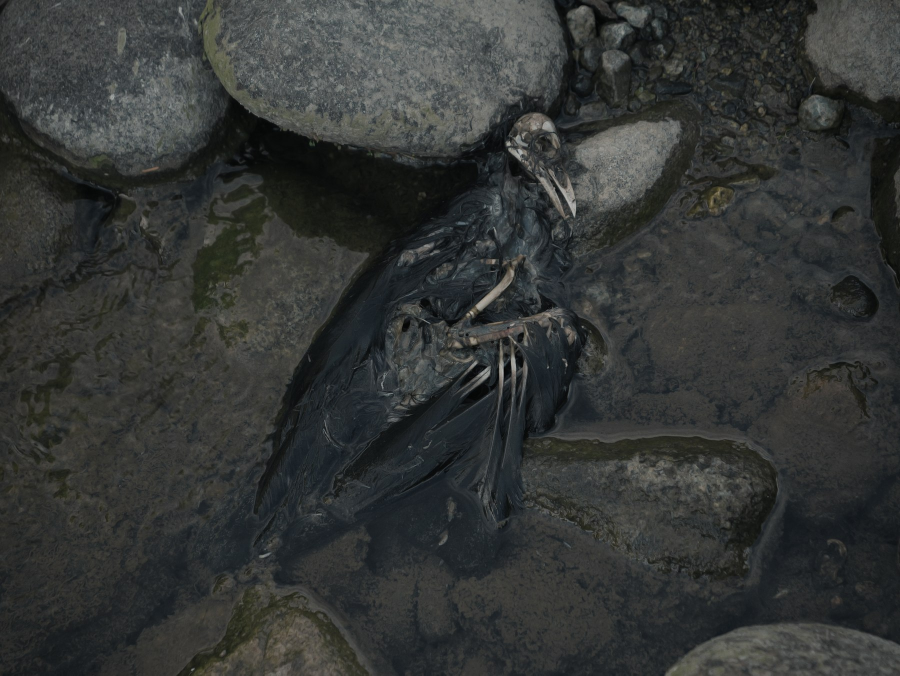
#> input picture Gallery/Animal/BIrd/p1085756-2.jpg, 1800 x 1351 px, found by its file name (shown at 1/2 size)
$ python build_gallery.py
#> lines starting #> are read from the running program, lines starting #| are printed output that depends on the picture; after the words box and inside, x2 and y2 are one past the last pixel; in counts of white or black regions, pixels touching at a corner belong together
# -*- coding: utf-8 -*-
"""
build_gallery.py — Build the Gallery section from the Google Drive source.

Source of truth:
  /Users/.../マイドライブ/Homepage/Gallery/<Category>/*.jpg|png|webp

Outputs (owned by this script — do not edit by hand):
  Gallery/<Category>/*.jpg          optimized web images (resized, re-encoded)
  Gallery/gallery.json              manifest (debug / inspection)
  gallery.html                      <!-- GALLERY:AUTO:BEGIN --> ... <!-- GALLERY:AUTO:END -->
                                    inlined so the page works via file:// too

Each sub-folder of the source Gallery/ becomes one category. Image files in
the folder become its photos, sorted by filename.

Japanese labels and display-name overrides live in tools/gallery-overrides.json:

    {
      "Animal":   { "name_jp": "動物" },
      "Portrait": { "name_jp": "肖像", "name": "Portraits" }
    }

Common category names have a default Japanese label (see DEFAULT_JP).

Usage:
  python tools/build_gallery.py
"""
import hashlib
import io
import json
import os
import re
import sys

from PIL import Image

REPO_DIR = os.path.dirname(os.path.dirname(os.path.abspath(__file__)))
# Drive source — the folder the user curates by hand.
# Env var takes precedence so GitHub Actions can point this at a temp dir
# populated by drive_sync.py.
DRIVE_DIR = os.environ.get(
    "GALLERY_DRIVE_DIR",
    "/Users/qphirosuke/Library/CloudStorage/GoogleDrive-hirosuke.asahi@star.rcast.u-tokyo.ac.jp/マイドライブ/Homepage/Gallery",
)
LOCAL_DIR = os.path.join(REPO_DIR, "Gallery")
MANIFEST_PATH = os.path.join(LOCAL_DIR, "gallery.json")
HTML_PATH = os.path.join(REPO_DIR, "gallery.html")
OVERRIDES_PATH = os.path.join(REPO_DIR, "tools", "gallery-overrides.json")
CACHE_PATH = os.path.join(os.path.dirname(os.path.abspath(__file__)), ".gallery_cache.json")

MAX_IMG_WIDTH = 1800
JPEG_QUALITY = 87

IMG_EXTS = {".jpg", ".jpeg", ".png", ".webp"}

MARK_BEGIN = "GALLERY:AUTO:BEGIN"
MARK_END = "GALLERY:AUTO:END"

# Default Japanese labels for common category names.
# Display order for categories (anything not listed falls through to
# alphabetical order at the end). Case-insensitive match on folder name.
# Both singular and plural variants are listed so renaming the Drive folder
# does not require code changes.
CATEGORY_ORDER = [
    "Life",
    "People",
    # Legacy singular/plural variants kept as safety nets.
    "Portrait", "Portraits",
    "Scenery",
    "Animal", "Animals",
]

DEFAULT_JP = {
    "Animal":       "動物",
    "Animals":      "動物",
    "Portrait":     "肖像",
    "Portraits":    "肖像",
    "People":       "人物",
    "Scenery":      "風景",
    "Landscape":    "風景",
    "Landscapes":   "風景",
    "Life":         "暮らし",
    "Street":       "ストリート",
    "Travel":       "旅",
    "Travels":      "旅",
    "Nature":       "自然",
    "Architecture": "建築",
    "Still Life":   "静物",
    "Night":        "夜景",
    "Macro":        "マクロ",
    "Flower":       "花",
    "Flowers":      "花",
    "City":         "都市",
    "Sea":          "海",
    "Mountain":     "山",
    "Mountains":    "山",
}


def read_text(path):
    with io.open(path, "r", encoding="utf-8") as f:
        return f.read()


def write_text(path, text):
    with io.open(path, "w", encoding="utf-8", newline="\n") as f:
        f.write(text)


def read_json(path):
    with io.open(path, "r", encoding="utf-8") as f:
        return json.load(f)


def write_json(path, obj):
    with io.open(path, "w", encoding="utf-8", newline="\n") as f:
        json.dump(obj, f, ensure_ascii=False, indent=2)
        f.write("\n")


def sha1_of(path):
    h = hashlib.sha1()
    with open(path, "rb") as f:
        for chunk in iter(lambda: f.read(1 << 20), b""):
            h.update(chunk)
    return h.hexdigest()


def slugify(name):
    base = os.path.splitext(name)[0]
    slug = re.sub(r"[^A-Za-z0-9]+", "-", base).strip("-").lower()
    if not slug:
        slug = hashlib.sha1(name.encode("utf-8")).hexdigest()[:8]
    return slug


def load_cache():
    if os.path.exists(CACHE_PATH):
        try:
            return read_json(CACHE_PATH)
        except Exception:
            pass
    return {}


def trim_white_border(im, threshold=245, min_crop_px=4):
    """Crop near-white uniform borders if the image has them.
    Only crops if at least `min_crop_px` would be removed from any side,
    so photos that happen to be bright-edged aren't aggressively cut.
    `threshold` (0–255): any pixel with luminance >= threshold counts as
    'white border'. Lower → more aggressive, higher → safer."""
    gray = im.convert("L")
    # Pixels below threshold are content (white, 255); white border → 0
    mask = gray.point(lambda p: 255 if p < threshold else 0)
    bbox = mask.getbbox()
    if not bbox:
        return im  # pure-white image → leave alone
    x0, y0, x1, y1 = bbox
    w, h = im.size
    # Must crop a meaningful amount, otherwise leave as-is
    if (x0 < min_crop_px and y0 < min_crop_px
            and (w - x1) < min_crop_px and (h - y1) < min_crop_px):
        return im
    return im.crop(bbox)


def _dominant_hex(im):
    """Return a short 'avg-color' hex string. Simple arithmetic mean of
    a 48×48 thumbnail — fast, decent enough as a tonal signature for
    sorting photos into color-coherent rows."""
    tiny = im.resize((48, 48)).convert("RGB")
    pixels = list(tiny.getdata())
    n = max(1, len(pixels))
    r = sum(p[0] for p in pixels) // n
    g = sum(p[1] for p in pixels) // n
    b = sum(p[2] for p in pixels) // n
    return "#%02x%02x%02x" % (r, g, b)


def build_image(src, out_dir, slug, cache):
    """Convert one source image into an optimized web JPEG.
    Returns (out_name, width, height, color_hex) or None on failure."""
    key = src
    digest = sha1_of(src)
    cached = cache.get(key)
    if (cached and cached.get("sha1") == digest and cached.get("color")
            and os.path.exists(os.path.join(out_dir, cached.get("out", "")))):
        return cached["out"], cached.get("w", 0), cached.get("h", 0), cached["color"]
    try:
        im = Image.open(src)
        # Honour EXIF rotation (portrait phones often need this)
        try:
            from PIL import ImageOps
            im = ImageOps.exif_transpose(im)
        except Exception:
            pass
        if im.mode not in ("RGB", "L"):
            im = im.convert("RGB")
        # Trim white film-style borders if present
        im = trim_white_border(im)
        # Clamp the LONG edge so portraits aren't shrunk disproportionately
        long_edge = max(im.width, im.height)
        if long_edge > MAX_IMG_WIDTH:
            scale = MAX_IMG_WIDTH / long_edge
            new_w = round(im.width * scale)
            new_h = round(im.height * scale)
            im = im.resize((new_w, new_h), Image.LANCZOS)
        w, h = im.width, im.height
        color = _dominant_hex(im)
        out_name = slug + ".jpg"
        im.convert("RGB").save(os.path.join(out_dir, out_name),
                               format="JPEG", quality=JPEG_QUALITY, optimize=True)
    except Exception as e:
        print("WARN: image conversion failed for %s: %s" % (src, e))
        return None
    cache[key] = {"sha1": digest, "out": out_name, "w": w, "h": h, "color": color}
    return out_name, w, h, color


def collect_categories(cache):
    overrides = read_json(OVERRIDES_PATH) if os.path.exists(OVERRIDES_PATH) else {}
    categories = []

    if not os.path.isdir(DRIVE_DIR):
        print("ERROR: Drive source not found: " + DRIVE_DIR)
        sys.exit(1)

    def collect_images(src_folder):
        """Yield (src_abs_path, cluster_name) for every image under src_folder.
        One level of subfolders is recursed — the subfolder name becomes the
        cluster (e.g. Gallery/People/エジプト/*.jpg → cluster='エジプト').
        Direct images in src_folder get cluster=''. Deeper nesting is
        intentionally not supported — keeps the data model simple."""
        for entry in sorted(os.listdir(src_folder)):
            if entry.startswith("."):
                continue
            path = os.path.join(src_folder, entry)
            if os.path.isdir(path):
                for sub in sorted(os.listdir(path)):
                    if sub.startswith("."):
                        continue
                    sub_path = os.path.join(path, sub)
                    if os.path.isfile(sub_path) and os.path.splitext(sub)[1].lower() in IMG_EXTS:
                        yield sub_path, entry
            elif os.path.isfile(path) and os.path.splitext(entry)[1].lower() in IMG_EXTS:
                yield path, ""

    for name in sorted(os.listdir(DRIVE_DIR)):
        if name.startswith("."):
            continue
        src_folder = os.path.join(DRIVE_DIR, name)
        if not os.path.isdir(src_folder):
            continue

        srcs = list(collect_images(src_folder))
        if not srcs:
            continue

        out_folder = os.path.join(LOCAL_DIR, name)
        os.makedirs(out_folder, exist_ok=True)

        produced = []
        kept_rel = set()
        for src, cluster_name in srcs:
            if cluster_name:
                sub_out = os.path.join(out_folder, cluster_name)
                os.makedirs(sub_out, exist_ok=True)
                result = build_image(src, sub_out, slugify(os.path.basename(src)), cache)
                rel_prefix = cluster_name + "/"
            else:
                result = build_image(src, out_folder, slugify(os.path.basename(src)), cache)
                rel_prefix = ""
            if result:
                out_name, w, h, color = result
                photo = {"file": rel_prefix + out_name, "w": w, "h": h, "color": color}
                if cluster_name:
                    photo["cluster"] = cluster_name
                produced.append(photo)
                kept_rel.add(photo["file"])

        # Prune stale outputs (direct files + one level of subdirs)
        for entry in os.listdir(out_folder):
            if entry.startswith("."):
                continue
            full = os.path.join(out_folder, entry)
            if os.path.isdir(full):
                for inner in list(os.listdir(full)):
                    if inner.startswith("."):
                        continue
                    rel = entry + "/" + inner
                    if rel not in kept_rel:
                        try: os.remove(os.path.join(full, inner))
                        except OSError: pass
                try:
                    if not os.listdir(full):
                        os.rmdir(full)
                except OSError:
                    pass
            else:
                if entry not in kept_rel:
                    try: os.remove(full)
                    except OSError: pass

        if not produced:
            continue

        ov = overrides.get(name, {})
        categories.append({
            "slug": name,
            "name": ov.get("name", name),
            "name_jp": ov.get("name_jp", DEFAULT_JP.get(name, "")),
            "photos": produced,
        })

    # Apply the display order: anything in CATEGORY_ORDER comes first in that
    # order, anything else keeps its alphabetical position at the tail.
    order_map = {slug.lower(): i for i, slug in enumerate(CATEGORY_ORDER)}
    def sort_key(c):
        return order_map.get(c["slug"].lower(), len(order_map) + ord(c["slug"][0]))
    categories.sort(key=sort_key)
    return categories


def inline_into_html(html_path, data):
    """Replace the GALLERY:AUTO block in gallery.html with an inline JS
    assignment, so no fetch is needed to render the page."""
    text = read_text(html_path)
    begin = "<!-- " + MARK_BEGIN + " -->"
    end = "<!-- " + MARK_END + " -->"
    body = (
        "    <script id=\"gallery-data\">\n"
        "    /* Generated by tools/build_gallery.py — do not edit by hand. */\n"
        "    window.GALLERY_DATA = " + json.dumps(data, ensure_ascii=False, indent=4) + ";\n"
        "    </script>"
    )
    pattern = re.compile(re.escape(begin) + r".*?" + re.escape(end), re.S)
    if not pattern.search(text):
        print("WARN: markers not found in %s — skipped inlining" % html_path)
        return False
    write_text(html_path, pattern.sub(begin + "\n" + body + "\n    " + end, text))
    return True


def main():
    cache = load_cache()
    os.makedirs(LOCAL_DIR, exist_ok=True)

    categories = collect_categories(cache)
#> in build_image, im is the input picture: PIL image 1800x1351 RGB; mean R, G, B 51.9, 54.3, 53.1
#> in trim_white_border, `mask = gray.point(lambda p: 255 if p < threshold else 0)`: mask: PIL image 1800x1351 L; every value is 255
#> in trim_white_border, `bbox = mask.getbbox()`: bbox = (0, 0, 1800, 1351)
#> in trim_white_border, `x0, y0, x1, y1 = bbox`: x0 = 0; x1 = 1800; y1 = 1351
#> in _dominant_hex, `pixels = list(tiny.getdata())`: pixels = 2304 items, first 6: (51, 53, 52), (59, 62, 62), (64, 66, 67), (68, 70, 71), (68, 71, 71), (68, 70, 71)
#> in _dominant_hex, `n = max(1, len(pixels))`: n = 2304
#> in _dominant_hex, `r = sum(p[0] for p in pixels) // n`: r = 51
#> in _dominant_hex, `g = sum(p[1] for p in pixels) // n`: g = 54
#> in _dominant_hex, `b = sum(p[2] for p in pixels) // n`: b = 53
#> in build_image, `color = _dominant_hex(im)`: color = '#333635'
#> call 2 of build_image, with out_dir = 'Gallery/Animal', slug = 'imgp2550-2'
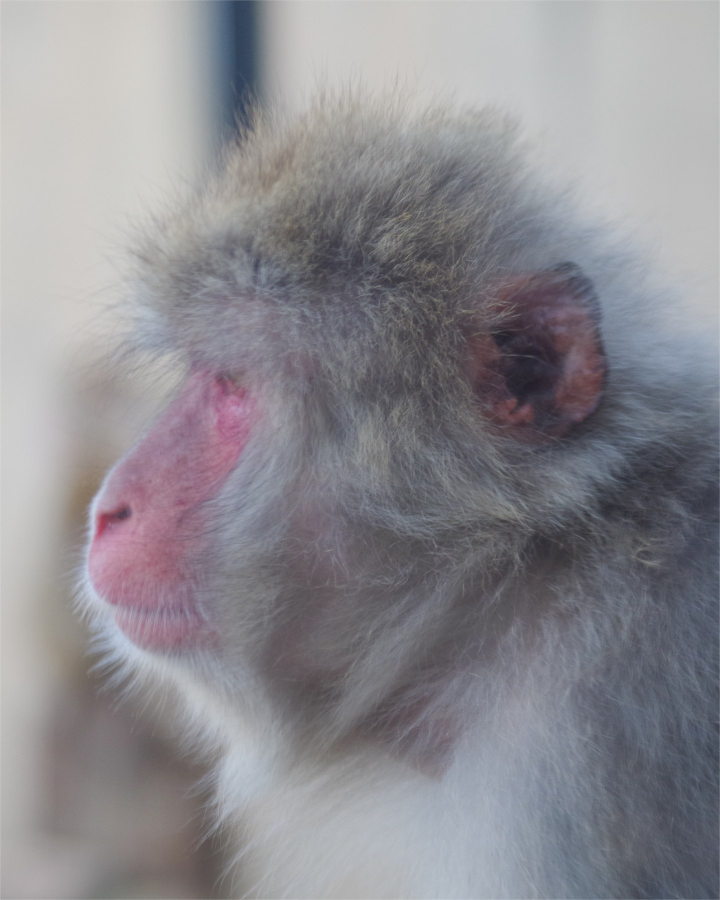
#> input picture Gallery/Animal/imgp2550-2.jpg, 1440 x 1800 px, found by its file name (shown at 1/2 size)
#> in build_image, im is the input picture: PIL image 1440x1800 RGB; mean R, G, B 140.4, 138.7, 144
#> call 2 of trim_white_border, with threshold = 245, min_crop_px = 4
#> in trim_white_border (call 2), `gray = im.convert("L")`:
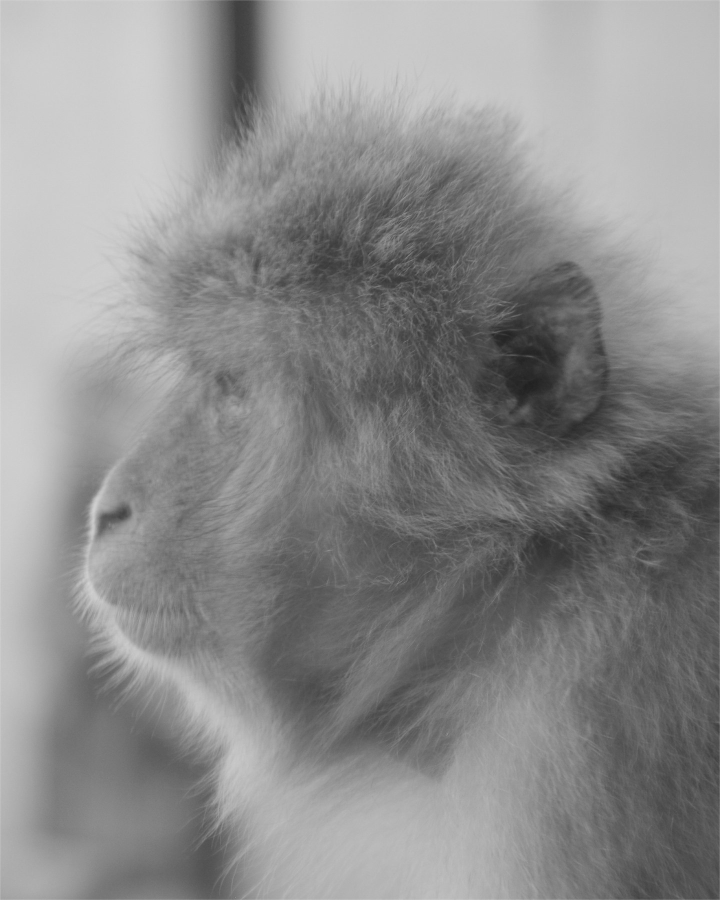
#> gray: PIL image 1440x1800 L (shown at 1/2 size); min 31, max 224, mean 139.8
#> in trim_white_border (call 2), `mask = gray.point(lambda p: 255 if p < threshold else 0)`: mask: PIL image 1440x1800 L; every value is 255
#> in trim_white_border (call 2), `bbox = mask.getbbox()`: bbox = (0, 0, 1440, 1800)
#> in trim_white_border (call 2), `x0, y0, x1, y1 = bbox`: x1 = 1440; y1 = 1800
#> in build_image (call 2), `color = _dominant_hex(im)`: color = '#8c8a8f'
#> call 3 of build_image, with out_dir = 'Gallery/Animal', slug = 'imgp2650-2-2'
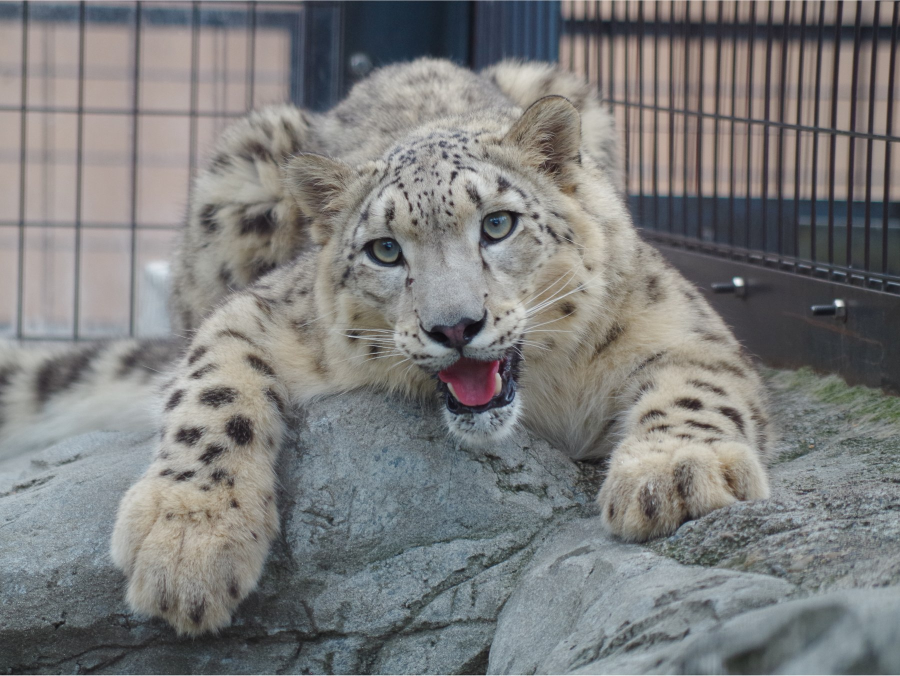
#> input picture Gallery/Animal/imgp2650-2-2.jpg, 1800 x 1351 px, found by its file name (shown at 1/2 size)
#> in build_image, im is the input picture: PIL image 1800x1351 RGB; mean R, G, B 124.2, 124.5, 124
#> in _dominant_hex (call 3), `tiny = im.resize((48, 48)).convert("RGB")`:
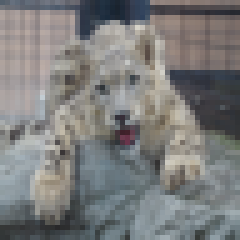
#> tiny: PIL image 48x48 RGB (shown 5 times larger); mean R, G, B 124.1, 124.4, 124
#> in _dominant_hex (call 3), `pixels = list(tiny.getdata())`: pixels = 2304 items, first 6: (83, 95, 107), (90, 99, 110), (102, 112, 126), (95, 106, 120), (89, 97, 111), (98, 108, 121)
#> in _dominant_hex (call 3), `r = sum(p[0] for p in pixels) // n`: r = 124
#> in _dominant_hex (call 3), `b = sum(p[2] for p in pixels) // n`: b = 123
#> in build_image (call 3), `color = _dominant_hex(im)`: color = '#7c7c7b'
#> call 4 of build_image, with out_dir = 'Gallery/Animal', slug = 'p1085107'
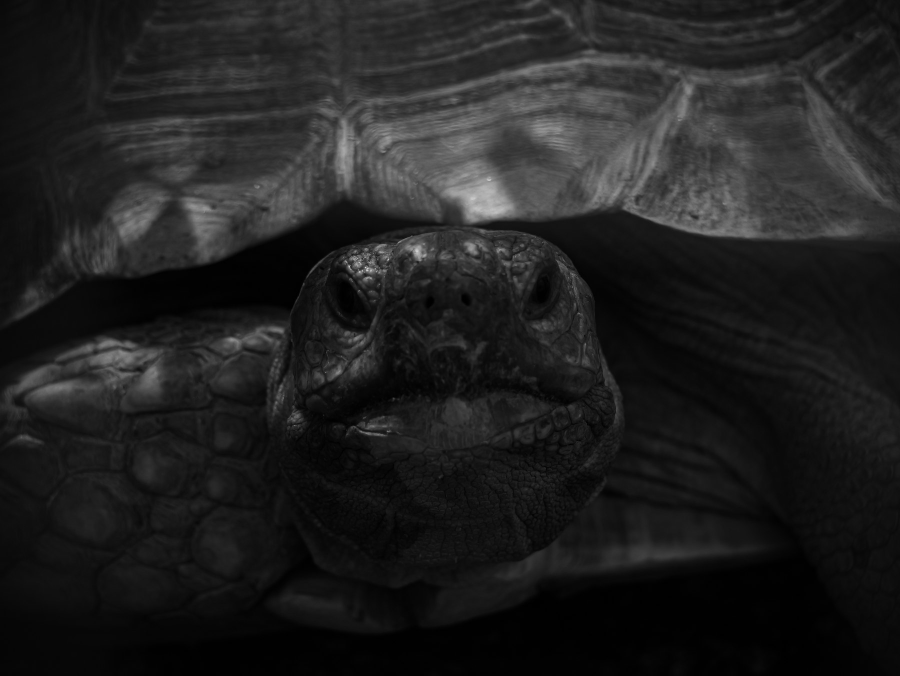
#> input picture Gallery/Animal/p1085107.jpg, 1800 x 1351 px, found by its file name (shown at 1/2 size)
#> in build_image, im is the input picture: PIL image 1800x1351 RGB; min 0, max 248, mean 32
#> call 4 of trim_white_border, with threshold = 245, min_crop_px = 4
#> in trim_white_border (call 4), `mask = gray.point(lambda p: 255 if p < threshold else 0)`:
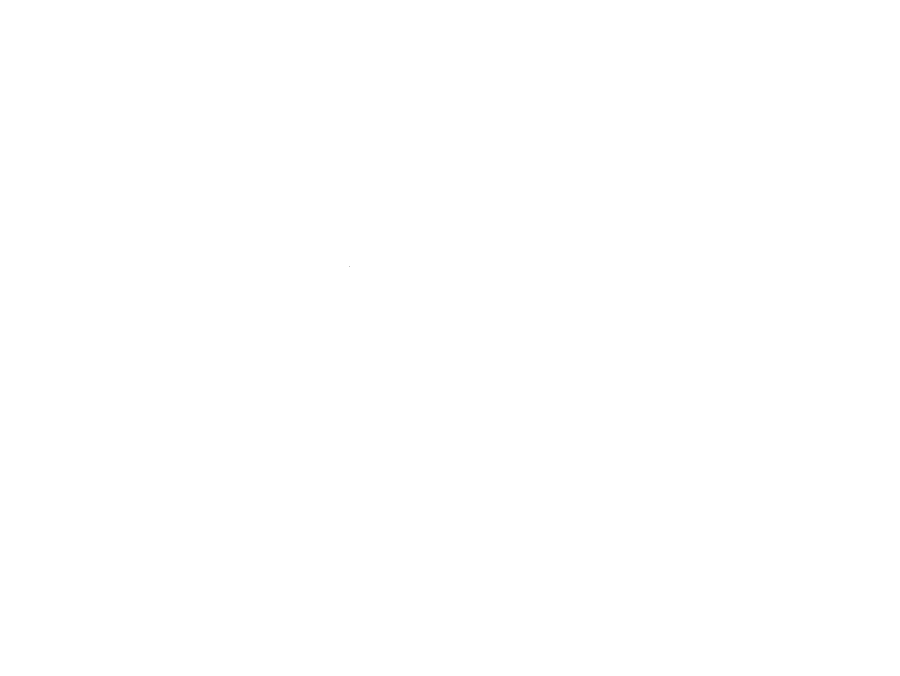
#> mask: PIL image 1800x1351 L (shown at 1/2 size); 100% white; black in thin lines or dots, all inside (x1, y1, x2, y2) = (698, 533, 699, 534)
#> in _dominant_hex (call 4), `tiny = im.resize((48, 48)).convert("RGB")`:
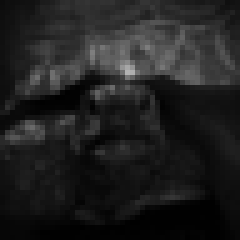
#> tiny: PIL image 48x48 RGB (shown 5 times larger); min 0, max 179, mean 32
#> in _dominant_hex (call 4), `pixels = list(tiny.getdata())`: pixels = 2304 items, first 6: (12, 12, 12), (15, 15, 15), (14, 14, 14), (15, 15, 15), (16, 16, 16), (17, 17, 17)
#> in _dominant_hex (call 4), `r = sum(p[0] for p in pixels) // n`: r = 31
#> in build_image (call 4), `color = _dominant_hex(im)`: color = '#1f1f1f'
#> categories = 1 item
    data = {"categories": categories}

    write_json(MANIFEST_PATH, data)
    inline_into_html(HTML_PATH, data)
    write_json(CACHE_PATH, cache)

    total = sum(len(c["photos"]) for c in categories)
    print("OK: %d categories, %d photos" % (len(categories), total))
    for c in categories:
        print("  - %s (%s): %d" % (c["slug"], c["name_jp"] or "—", len(c["photos"])))


if __name__ == "__main__":
#> (the run stopped early here; a loop or call above may not have finished)
